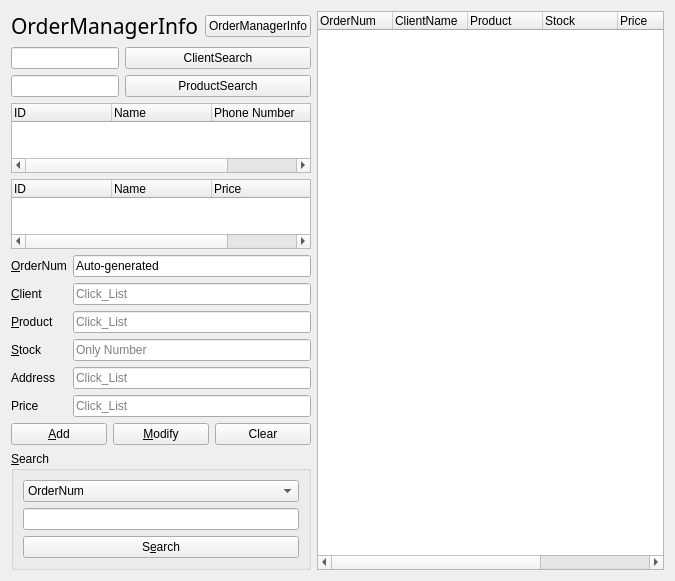
<?xml version="1.0" encoding="UTF-8"?>
<ui version="4.0">
 <class>OrderManagerForm</class>
 <widget class="QWidget" name="OrderManagerForm">
  <property name="geometry">
   <rect>
    <x>0</x>
    <y>0</y>
    <width>675</width>
    <height>547</height>
   </rect>
  </property>
  <property name="windowTitle">
   <string>Client Info</string>
  </property>
  <layout class="QHBoxLayout" name="horizontalLayout_4">
   <item>
    <layout class="QHBoxLayout" name="horizontalLayout" stretch="2,5">
     <item>
      <layout class="QVBoxLayout" name="verticalLayout_4" stretch="0,0,2,1,1">
       <item>
        <layout class="QHBoxLayout" name="horizontalLayout_3">
         <item>
          <widget class="QLabel" name="orderInfoLabel">
           <property name="font">
            <font>
             <family>휴먼매직체</family>
             <pointsize>16</pointsize>
            </font>
           </property>
           <property name="text">
            <string>OrderManagerInfo</string>
           </property>
          </widget>
         </item>
         <item>
          <widget class="QPushButton" name="statePushButton">
           <property name="text">
            <string>OrderManagerInfo</string>
           </property>
          </widget>
         </item>
        </layout>
       </item>
       <item>
        <layout class="QFormLayout" name="ClientProductSearch">
         <item row="1" column="0">
          <widget class="QLineEdit" name="clientLineEdit"/>
         </item>
         <item row="1" column="1">
          <widget class="QPushButton" name="clientButton">
           <property name="text">
            <string>ClientSearch</string>
           </property>
          </widget>
         </item>
         <item row="2" column="0">
          <widget class="QLineEdit" name="productLineEdit"/>
         </item>
         <item row="2" column="1">
          <widget class="QPushButton" name="productButton">
           <property name="text">
            <string>ProductSearch</string>
           </property>
          </widget>
         </item>
        </layout>
       </item>
       <item>
        <layout class="QVBoxLayout" name="verticalLayout_3">
         <item>
          <widget class="QTreeWidget" name="clientTreeWidget">
           <property name="rootIsDecorated">
            <bool>false</bool>
           </property>
           <column>
            <property name="text">
             <string>ID</string>
            </property>
           </column>
           <column>
            <property name="text">
             <string>Name</string>
            </property>
           </column>
           <column>
            <property name="text">
             <string>Phone Number</string>
            </property>
           </column>
           <column>
            <property name="text">
             <string>Address</string>
            </property>
           </column>
          </widget>
         </item>
         <item>
          <widget class="QTreeWidget" name="productTreeWidget">
           <property name="rootIsDecorated">
            <bool>false</bool>
           </property>
           <column>
            <property name="text">
             <string>ID</string>
            </property>
           </column>
           <column>
            <property name="text">
             <string>Name</string>
            </property>
           </column>
           <column>
            <property name="text">
             <string>Price</string>
            </property>
           </column>
           <column>
            <property name="text">
             <string>Stock</string>
            </property>
           </column>
          </widget>
         </item>
        </layout>
       </item>
       <item>
        <layout class="QFormLayout" name="OrderformLayout">
         <item row="0" column="0">
          <widget class="QLabel" name="idLabel">
           <property name="text">
            <string>&amp;OrderNum</string>
           </property>
           <property name="buddy">
            <cstring>idLineEdit</cstring>
           </property>
          </widget>
         </item>
         <item row="0" column="1">
          <widget class="QLineEdit" name="idLineEdit">
           <property name="text">
            <string>Auto-generated</string>
           </property>
           <property name="readOnly">
            <bool>true</bool>
           </property>
           <property name="placeholderText">
            <string/>
           </property>
          </widget>
         </item>
         <item row="1" column="0">
          <widget class="QLabel" name="cIdLabel">
           <property name="text">
            <string>&amp;Client</string>
           </property>
           <property name="buddy">
            <cstring>clientLineEdit</cstring>
           </property>
          </widget>
         </item>
         <item row="1" column="1">
          <widget class="QLineEdit" name="cIdLineEdit">
           <property name="readOnly">
            <bool>true</bool>
           </property>
           <property name="placeholderText">
            <string>Click_List</string>
           </property>
          </widget>
         </item>
         <item row="3" column="0">
          <widget class="QLabel" name="pIdLabel">
           <property name="text">
            <string>&amp;Product</string>
           </property>
           <property name="buddy">
            <cstring>productLineEdit</cstring>
           </property>
          </widget>
         </item>
         <item row="3" column="1">
          <widget class="QLineEdit" name="pIdLineEdit">
           <property name="text">
            <string/>
           </property>
           <property name="readOnly">
            <bool>true</bool>
           </property>
           <property name="placeholderText">
            <string>Click_List</string>
           </property>
          </widget>
         </item>
         <item row="4" column="0">
          <widget class="QLabel" name="stockLabel">
           <property name="text">
            <string>&amp;Stock</string>
           </property>
           <property name="buddy">
            <cstring>stockLineEdit</cstring>
           </property>
          </widget>
         </item>
         <item row="4" column="1">
          <widget class="QLineEdit" name="stockLineEdit">
           <property name="inputMask">
            <string/>
           </property>
           <property name="cursorPosition">
            <number>0</number>
           </property>
           <property name="placeholderText">
            <string>Only Number</string>
           </property>
          </widget>
         </item>
         <item row="6" column="0">
          <widget class="QLabel" name="priceLabel">
           <property name="text">
            <string>Price</string>
           </property>
          </widget>
         </item>
         <item row="6" column="1">
          <widget class="QLineEdit" name="priceLineEdit">
           <property name="readOnly">
            <bool>true</bool>
           </property>
           <property name="placeholderText">
            <string>Click_List</string>
           </property>
          </widget>
         </item>
         <item row="7" column="0" colspan="2">
          <layout class="QHBoxLayout" name="horizontalLayout_2">
           <item>
            <widget class="QPushButton" name="addPushButton">
             <property name="text">
              <string>&amp;Add</string>
             </property>
            </widget>
           </item>
           <item>
            <widget class="QPushButton" name="modifyPushButton">
             <property name="text">
              <string>&amp;Modify</string>
             </property>
            </widget>
           </item>
           <item>
            <widget class="QPushButton" name="clearButton">
             <property name="text">
              <string>Clear</string>
             </property>
            </widget>
           </item>
          </layout>
         </item>
         <item row="5" column="0">
          <widget class="QLabel" name="addressLabel">
           <property name="text">
            <string>Address</string>
           </property>
          </widget>
         </item>
         <item row="5" column="1">
          <widget class="QLineEdit" name="addressLineEdit">
           <property name="readOnly">
            <bool>true</bool>
           </property>
           <property name="placeholderText">
            <string>Click_List</string>
           </property>
          </widget>
         </item>
        </layout>
       </item>
       <item>
        <widget class="QGroupBox" name="groupBox">
         <property name="title">
          <string>&amp;Search</string>
         </property>
         <layout class="QVBoxLayout" name="verticalLayout">
          <item>
           <layout class="QVBoxLayout" name="verticalLayout_2">
            <item>
             <widget class="QComboBox" name="searchComboBox">
              <item>
               <property name="text">
                <string>OrderNum</string>
               </property>
              </item>
              <item>
               <property name="text">
                <string>Client (Name or ID)</string>
               </property>
              </item>
              <item>
               <property name="text">
                <string>Product (Name or ID)</string>
               </property>
              </item>
             </widget>
            </item>
            <item>
             <widget class="QLineEdit" name="searchLineEdit"/>
            </item>
            <item>
             <widget class="QPushButton" name="searchPushButton">
              <property name="text">
               <string>S&amp;earch</string>
              </property>
             </widget>
            </item>
           </layout>
          </item>
         </layout>
        </widget>
       </item>
      </layout>
     </item>
     <item>
      <layout class="QVBoxLayout" name="treewidgetLayout" stretch="7">
       <item>
        <widget class="QTreeWidget" name="orderTreeWidget">
         <property name="rootIsDecorated">
          <bool>false</bool>
         </property>
         <attribute name="headerDefaultSectionSize">
          <number>75</number>
         </attribute>
         <column>
          <property name="text">
           <string>OrderNum</string>
          </property>
         </column>
         <column>
          <property name="text">
           <string>ClientName</string>
          </property>
         </column>
         <column>
          <property name="text">
           <string>Product</string>
          </property>
         </column>
         <column>
          <property name="text">
           <string>Stock</string>
          </property>
         </column>
         <column>
          <property name="text">
           <string>Price</string>
          </property>
         </column>
         <column>
          <property name="text">
           <string>Sum</string>
          </property>
         </column>
         <column>
          <property name="text">
           <string>Address</string>
          </property>
         </column>
        </widget>
       </item>
      </layout>
     </item>
    </layout>
   </item>
  </layout>
 </widget>
 <resources/>
 <connections/>
</ui>
